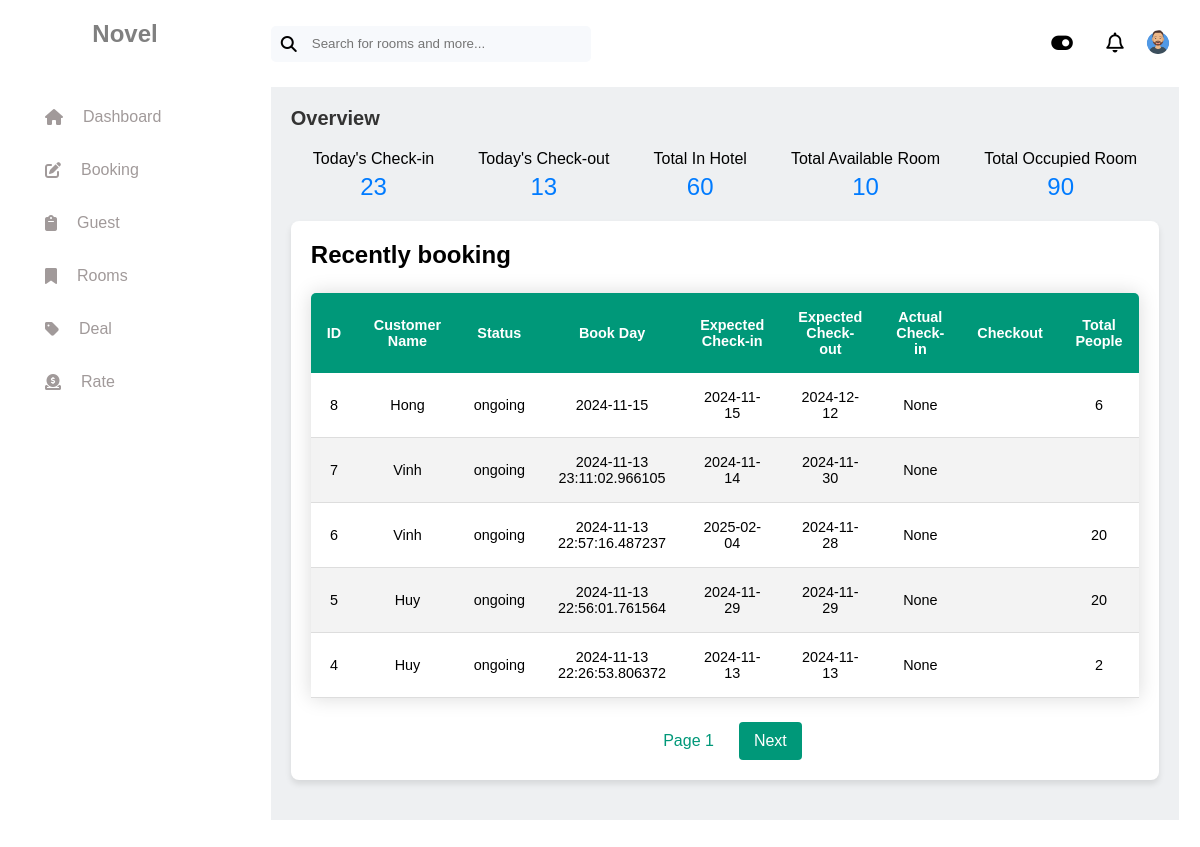
Page / (signed in) on the earlier database version.
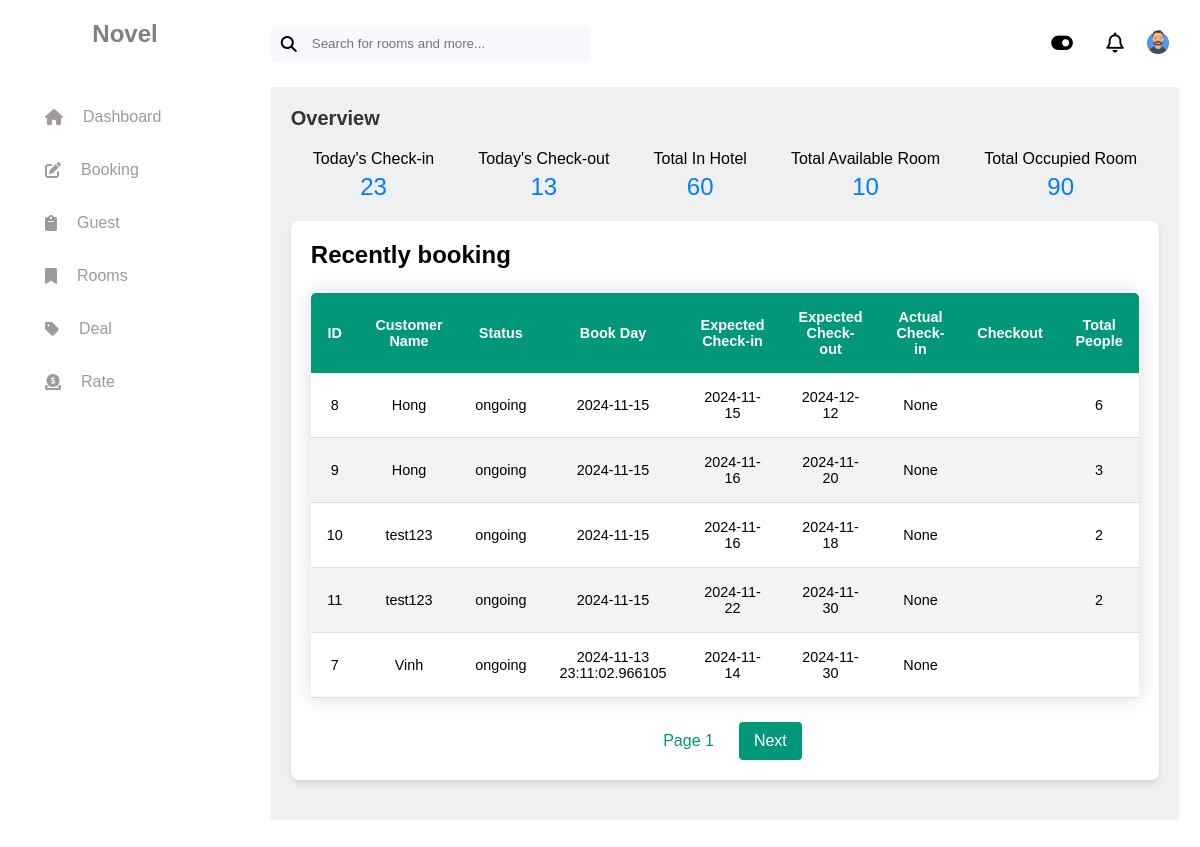
Same page on the later database version.
### tables this page shows
CREATE TABLE booking (
  booking_id INTEGER PRIMARY KEY,
  customer_id INTEGER NOT NULL,
  room_id INTEGER NOT NULL,
  status TEXT CHECK (status IN ('ongoing', 'completed', 'cancelled')) NOT NULL,
  book_day DATE NOT NULL,
  expected_checkin DATE NOT NULL,
  expected_checkout DATE NOT NULL,
  actual_checkin DATE,
  actual_checkout DATE,
  total_people INTEGER NOT NULL,
  FOREIGN KEY (customer_id) REFERENCES customer (customer_id),
  FOREIGN KEY (room_id) REFERENCES room (room_id)
);

CREATE TABLE customer (
  customer_id INTEGER PRIMARY KEY AUTOINCREMENT,
  name TEXT NOT NULL,
  email TEXT,
  dob DATE,
  credit_card TEXT,
  address TEXT,
  company_id INTEGER
);

### app.py (the view)
@app.route("/")
def index():
    conn = get_db_connection()
    bookings = conn.execute("""
        SELECT booking.booking_id AS id, customer.name AS customer_name, booking.status,
               booking.book_day, booking.expected_checkin, booking.expected_checkout,
               booking.actual_checkin, booking.actual_checkout, booking.total_people
        FROM booking
        JOIN customer ON booking.customer_id = customer.customer_id
        ORDER BY booking.book_day DESC
    """).fetchall()
    conn.close()
    page, per_page = request.args.get("page", 1, type=int), 5
    paginated_bookings = bookings[(page - 1) * per_page : page * per_page]
    total_pages = (len(bookings) - 1) // per_page + 1
    return render_template("index.html", bookings=paginated_bookings, page=page, total_pages=total_pages)

### app.py (called while the page is built)
@app.before_request
def check_authentication():
    if request.endpoint not in ['login', 'register'] and not session.get("logged_in"):
        return redirect(url_for("login"))

### database/database_function.py (called while the page is built)
def get_db_connection():
    conn = sqlite3.connect('hotel1.db')
    conn.row_factory = sqlite3.Row
    return conn

### templates/index.html (shortened to what this page needs)
{% extends "layout.html" %} {% block title %} Home {% endblock %} {% block stylesheets %}
<link rel="stylesheet" href="{{ url_for('static', filename='css/homepage.css')}}" />
{% endblock %} {% block content %}
<div class="container">
    <div class="overview-section">
        <h1>Overview</h1>
        <div class="stats">
            <div>
                <p>Today's Check-in</p>
                <span>23</span>
            </div>
            <div>
                <p>Today's Check-out</p>
                <span>13</span>
            </div>
            <div>
                <p>Total In Hotel</p>
                <span>60</span>
            </div>
            <div>
                <p>Total Available Room</p>
                <span>10</span>
            </div>
            <div>
                <p>Total Occupied Room</p>
                <span>90</span>
            </div>
        </div>
    </div>
    <div class="section recent-booking-section">
        <h2>Recently booking</h2>
        <table class="table">
            <thead>
                <tr>
                    <th>ID</th>
                    <th>Customer Name</th>
                    <th>Status</th>
                    <th>Book Day</th>
                    <th>Expected Check-in</th>
                    <th>Expected Check-out</th>
                    <th>Actual Check-in</th>
                    <th>Checkout</th>
                    <th>Total People</th>
                </tr>
            </thead>
            <tbody>
                {% for booking in bookings %}
                <tr>
                    <td>{{ booking.id }}</td>
                    <td>{{ booking.customer_name }}</td>
                    <td>{{ booking.status }}</td>
                    <td>{{ booking.book_day }}</td>
                    <td>{{ booking.expected_checkin }}</td>
                    <td>{{ booking.expected_checkout }}</td>
                    <td>{{ booking.actual_checkin }}</td>
                    <td>{{ booking.checkout }}</td>
                    <td>{{ booking.total_people }}</td>
                </tr>
                {% endfor %}
            </tbody>
        </table>
        <div class="pagination">
            <span>Page {{ page }}</span>
            {% if page < total_pages %}
            <a href="{{ url_for('index', page=page+1) }}">Next</a>
            {% endif %}
        </div>
    </div>
</div>
{% endblock %}

Differences in the rows shown:
no longer on this page (row unchanged): booking: id "6", customer_name "Vinh", status "ongoing", book_day "2024-11-13 22:57:16.487237", expected_checkin "2025-02-04", expected_checkout "2024-11-28", actual_checkin "None", total_people "20"
no longer on this page (row unchanged): booking: id "5", customer_name "Huy", status "ongoing", book_day "2024-11-13 22:56:01.761564", expected_checkin "2024-11-29", expected_checkout "2024-11-29", actual_checkin "None", total_people "20"
no longer on this page (row unchanged): booking: id "4", customer_name "Huy", status "ongoing", book_day "2024-11-13 22:26:53.806372", expected_checkin "2024-11-13", expected_checkout "2024-11-13", actual_checkin "None", total_people "2"
added booking: id "9", customer_name "Hong", status "ongoing", book_day "2024-11-15", expected_checkin "2024-11-16", expected_checkout "2024-11-20", actual_checkin "None", total_people "3"
added booking: id "10", customer_name "test123", status "ongoing", book_day "2024-11-15", expected_checkin "2024-11-16", expected_checkout "2024-11-18", actual_checkin "None", total_people "2"
added booking: id "11", customer_name "test123", status "ongoing", book_day "2024-11-15", expected_checkin "2024-11-22", expected_checkout "2024-11-30", actual_checkin "None", total_people "2"
